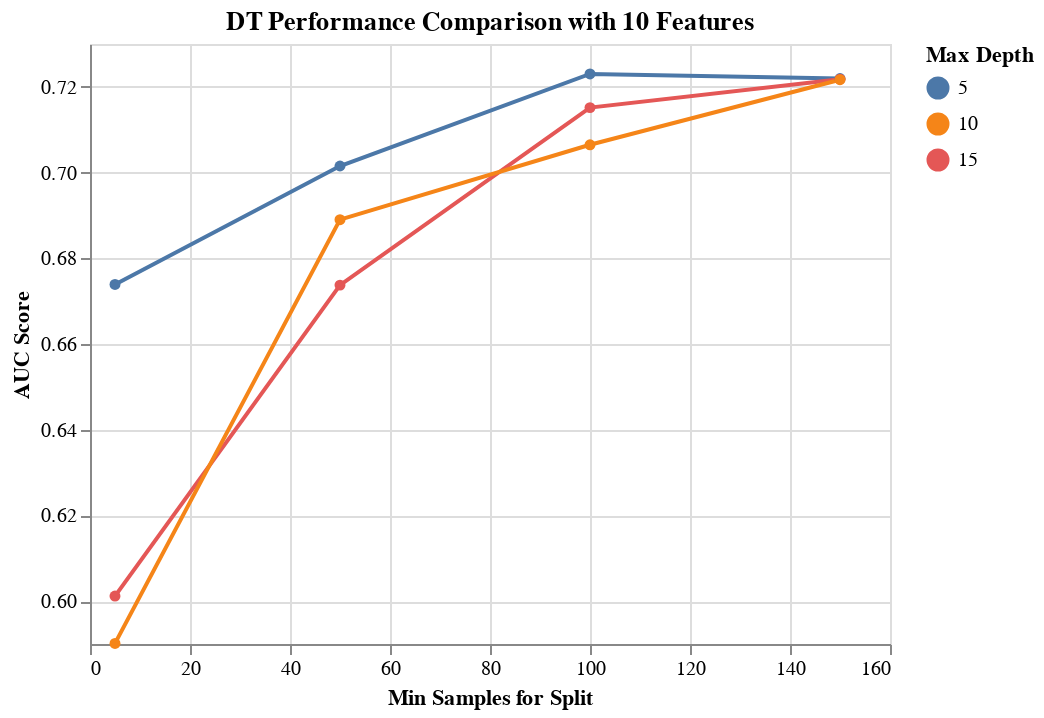

This figure's notebook cell:
### Markdown cell above
Deicision Tree classifier after Cross validation with AUC scoring metric gives the best score of 0.718 which is better than KNN but does not beat NB classifier accuracy. We will continue to check for more classifiers. Visulaization of DT classifier is shown below.

### Code cell
results_DT = get_search_results(gs_pipe_DT)

results_DT_10_features = results_DT[results_DT['rfi_fs__n_features_'] == 10.0]

alt.Chart(results_DT_10_features, 
          title='DT Performance Comparison with 10 Features'
         ).mark_line(point=True).encode(
    alt.X('dt__min_samples_split', title='Min Samples for Split'),
    alt.Y('mean_score', title='AUC Score', scale=alt.Scale(zero=False)),
    alt.Color('dt__max_depth:N', title='Max Depth')
)

### Figure 1 — Vega-Lite specification as saved in the notebook (floating-point values rounded to 4 significant figures)
{"config": {"view": {"continuousWidth": 400, "continuousHeight": 300}}, "data": {"name": "data-46904af651fa762c9dd801e5c0f6acee"}, "mark": {"type": "line", "point": true}, "encoding": {"color": {"type": "nominal", "field": "dt__max_depth", "title": "Max Depth"}, "x": {"type": "quantitative", "field": "dt__min_samples_split", "title": "Min Samples for Split"}, "y": {"type": "quantitative", "field": "mean_score", "scale": {"zero": false}, "title": "AUC Score"}}, "title": "DT Performance Comparison with 10 Features", "$schema": "https://vega.github.io/schema/vega-lite/v4.8.1.json", "datasets": {"data-46904af651fa762c9dd801e5c0f6acee": [{"mean_score": 0.723, "std_score": 0.04645, "max_score": 0.7738, "min_score": 0.6568, "dt__max_depth": 5.0, "dt__min_samples_split": 100.0, "rfi_fs__n_features_": 10.0}, {"mean_score": 0.7219, "std_score": 0.05155, "max_score": 0.7816, "min_score": 0.6475, "dt__max_depth": 5.0, "dt__min_samples_split": 150.0, "rfi_fs__n_features_": 10.0}, {"mean_score": 0.7218, "std_score": 0.0434, "max_score": 0.7753, "min_score": 0.6475, "dt__max_depth": 15.0, "dt__min_samples_split": 150.0, "rfi_fs__n_features_": 10.0}, {"mean_score": 0.7217, "std_score": 0.04723, "max_score": 0.7668, "min_score": 0.6475, "dt__max_depth": 10.0, "dt__min_samples_split": 150.0, "rfi_fs__n_features_": 10.0}, {"mean_score": 0.7152, "std_score": 0.03, "max_score": 0.7427, "min_score": 0.6767, "dt__max_depth": 15.0, "dt__min_samples_split": 100.0, "rfi_fs__n_features_": 10.0}, {"mean_score": 0.7065, "std_score": 0.04322, "max_score": 0.7427, "min_score": 0.6334, "dt__max_depth": 10.0, "dt__min_samples_split": 100.0, "rfi_fs__n_features_": 10.0}, {"mean_score": 0.7015, "std_score": 0.02217, "max_score": 0.723, "min_score": 0.6665, "dt__max_depth": 5.0, "dt__min_samples_split": 50.0, "rfi_fs__n_features_": 10.0}, {"mean_score": 0.689, "std_score": 0.01937, "max_score": 0.7104, "min_score": 0.6605, "dt__max_depth": 10.0, "dt__min_samples_split": 50.0, "rfi_fs__n_features_": 10.0}, {"mean_score": 0.6739, "std_score": 0.01814, "max_score": 0.7075, "min_score": 0.6544, "dt__max_depth": 5.0, "dt__min_samples_split": 5.0, "rfi_fs__n_features_": 10.0}, {"mean_score": 0.6737, "std_score": 0.02523, "max_score": 0.7104, "min_score": 0.6448, "dt__max_depth": 15.0, "dt__min_samples_split": 50.0, "rfi_fs__n_features_": 10.0}, {"mean_score": 0.6012, "std_score": 0.03107, "max_score": 0.6478, "min_score": 0.5695, "dt__max_depth": 15.0, "dt__min_samples_split": 5.0, "rfi_fs__n_features_": 10.0}, {"mean_score": 0.5901, "std_score": 0.02372, "max_score": 0.6357, "min_score": 0.5698, "dt__max_depth": 10.0, "dt__min_samples_split": 5.0, "rfi_fs__n_features_": 10.0}]}}
